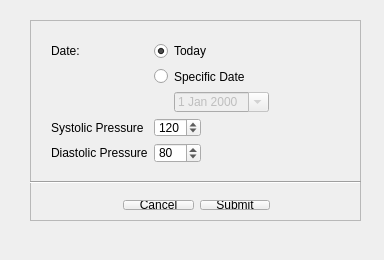
<?xml version="1.0" encoding="UTF-8"?>
<ui version="4.0">
 <class>BloodPressureDataUI</class>
 <widget class="QMainWindow" name="BloodPressureDataUI">
  <property name="geometry">
   <rect>
    <x>0</x>
    <y>0</y>
    <width>384</width>
    <height>260</height>
   </rect>
  </property>
  <property name="sizePolicy">
   <sizepolicy hsizetype="Fixed" vsizetype="Fixed">
    <horstretch>0</horstretch>
    <verstretch>0</verstretch>
   </sizepolicy>
  </property>
  <property name="minimumSize">
   <size>
    <width>384</width>
    <height>260</height>
   </size>
  </property>
  <property name="maximumSize">
   <size>
    <width>384</width>
    <height>260</height>
   </size>
  </property>
  <property name="windowTitle">
   <string>Enter Blood Pressure Data</string>
  </property>
  <widget class="QWidget" name="centralWidget">
   <widget class="QFrame" name="frame">
    <property name="geometry">
     <rect>
      <x>30</x>
      <y>20</y>
      <width>331</width>
      <height>201</height>
     </rect>
    </property>
    <property name="frameShape">
     <enum>QFrame::StyledPanel</enum>
    </property>
    <property name="frameShadow">
     <enum>QFrame::Raised</enum>
    </property>
    <widget class="QWidget" name="formLayoutWidget">
     <property name="geometry">
      <rect>
       <x>10</x>
       <y>10</y>
       <width>311</width>
       <height>144</height>
      </rect>
     </property>
     <layout class="QFormLayout" name="formLayout">
      <property name="fieldGrowthPolicy">
       <enum>QFormLayout::FieldsStayAtSizeHint</enum>
      </property>
      <item row="0" column="0">
       <widget class="QLabel" name="label">
        <property name="text">
         <string>Date:</string>
        </property>
       </widget>
      </item>
      <item row="0" column="1">
       <widget class="QRadioButton" name="radioToday">
        <property name="text">
         <string>Today</string>
        </property>
        <property name="checked">
         <bool>true</bool>
        </property>
       </widget>
      </item>
      <item row="1" column="1">
       <widget class="QRadioButton" name="radioDateSelect">
        <property name="text">
         <string>Specific Date</string>
        </property>
       </widget>
      </item>
      <item row="2" column="1">
       <layout class="QHBoxLayout" name="horizontalLayout_3">
        <item>
         <spacer name="horizontalSpacer">
          <property name="orientation">
           <enum>Qt::Horizontal</enum>
          </property>
          <property name="sizeType">
           <enum>QSizePolicy::Fixed</enum>
          </property>
          <property name="sizeHint" stdset="0">
           <size>
            <width>20</width>
            <height>20</height>
           </size>
          </property>
         </spacer>
        </item>
        <item>
         <widget class="QDateEdit" name="dateSelect">
          <property name="enabled">
           <bool>false</bool>
          </property>
          <property name="calendarPopup">
           <bool>true</bool>
          </property>
         </widget>
        </item>
       </layout>
      </item>
      <item row="3" column="1">
       <widget class="QSpinBox" name="spinSystolic">
        <property name="maximum">
         <number>200</number>
        </property>
        <property name="value">
         <number>120</number>
        </property>
       </widget>
      </item>
      <item row="3" column="0">
       <widget class="QLabel" name="label_2">
        <property name="text">
         <string>Systolic Pressure</string>
        </property>
       </widget>
      </item>
      <item row="4" column="0">
       <widget class="QLabel" name="label_3">
        <property name="text">
         <string>Diastolic Pressure</string>
        </property>
       </widget>
      </item>
      <item row="4" column="1">
       <widget class="QSpinBox" name="spinDiastolic">
        <property name="maximum">
         <number>200</number>
        </property>
        <property name="value">
         <number>80</number>
        </property>
       </widget>
      </item>
     </layout>
    </widget>
    <widget class="Line" name="line_2">
     <property name="geometry">
      <rect>
       <x>0</x>
       <y>157</y>
       <width>331</width>
       <height>10</height>
      </rect>
     </property>
     <property name="orientation">
      <enum>Qt::Horizontal</enum>
     </property>
    </widget>
    <widget class="QWidget" name="layoutWidget">
     <property name="geometry">
      <rect>
       <x>82</x>
       <y>169</y>
       <width>169</width>
       <height>32</height>
      </rect>
     </property>
     <layout class="QHBoxLayout" name="horizontalLayout">
      <item>
       <widget class="QPushButton" name="buttonCancel">
        <property name="text">
         <string>Cancel</string>
        </property>
       </widget>
      </item>
      <item>
       <widget class="QPushButton" name="buttonSubmit">
        <property name="text">
         <string>Submit</string>
        </property>
       </widget>
      </item>
     </layout>
    </widget>
   </widget>
  </widget>
  <widget class="QMenuBar" name="menuBar">
   <property name="geometry">
    <rect>
     <x>0</x>
     <y>0</y>
     <width>384</width>
     <height>22</height>
    </rect>
   </property>
  </widget>
 </widget>
 <layoutdefault spacing="6" margin="11"/>
 <resources/>
 <connections>
  <connection>
   <sender>radioDateSelect</sender>
   <signal>toggled(bool)</signal>
   <receiver>dateSelect</receiver>
   <slot>setEnabled(bool)</slot>
   <hints>
    <hint type="sourcelabel">
     <x>233</x>
     <y>74</y>
    </hint>
    <hint type="destinationlabel">
     <x>237</x>
     <y>102</y>
    </hint>
   </hints>
  </connection>
  <connection>
   <sender>buttonSubmit</sender>
   <signal>clicked()</signal>
   <receiver>BloodPressureDataUI</receiver>
   <slot>submitData()</slot>
   <hints>
    <hint type="sourcelabel">
     <x>192</x>
     <y>190</y>
    </hint>
    <hint type="destinationlabel">
     <x>199</x>
     <y>153</y>
    </hint>
   </hints>
  </connection>
  <connection>
   <sender>buttonCancel</sender>
   <signal>clicked()</signal>
   <receiver>BloodPressureDataUI</receiver>
   <slot>cancel()</slot>
   <hints>
    <hint type="sourcelabel">
     <x>152</x>
     <y>190</y>
    </hint>
    <hint type="destinationlabel">
     <x>199</x>
     <y>126</y>
    </hint>
   </hints>
  </connection>
 </connections>
 <slots>
  <slot>submitData()</slot>
  <slot>cancel()</slot>
 </slots>
</ui>
